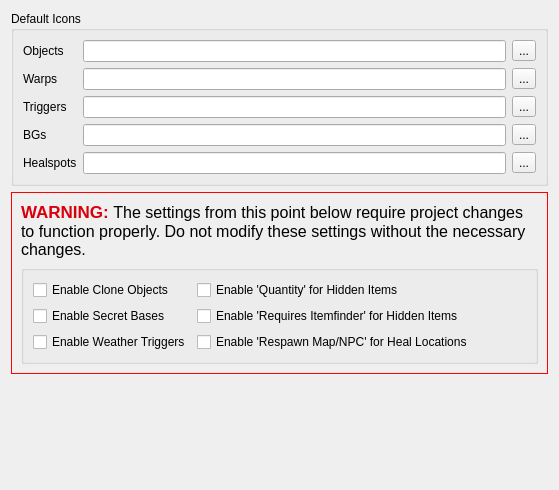
          <widget class="QWidget" name="scrollAreaWidgetContents_EventsTab">
           <property name="geometry">
            <rect>
             <x>0</x>
             <y>0</y>
             <width>559</width>
             <height>490</height>
            </rect>
           </property>
           <layout class="QVBoxLayout" name="verticalLayout_8">
            <item>
             <widget class="QGroupBox" name="groupBox_DefaultIcons">
              <property name="title">
               <string>Default Icons</string>
              </property>
              <layout class="QGridLayout" name="gridLayout_6">
               <item row="2" column="0">
                <widget class="QLabel" name="label_TriggersIcon">
                 <property name="text">
                  <string>Triggers</string>
                 </property>
                </widget>
               </item>
               <item row="1" column="0">
                <widget class="QLabel" name="label_WarpsIcon">
                 <property name="text">
                  <string>Warps</string>
                 </property>
                </widget>
               </item>
               <item row="1" column="1">
                <widget class="QLineEdit" name="lineEdit_WarpsIcon">
                 <property name="toolTip">
                  <string>The icon that will be used to represent Warp events</string>
                 </property>
                 <property name="clearButtonEnabled">
                  <bool>true</bool>
                 </property>
                </widget>
               </item>
               <item row="4" column="1">
                <widget class="QLineEdit" name="lineEdit_HealspotsIcon">
                 <property name="toolTip">
                  <string>The icon that will be used to represent Healspot events</string>
                 </property>
                 <property name="clearButtonEnabled">
                  <bool>true</bool>
                 </property>
                </widget>
               </item>
               <item row="3" column="0">
                <widget class="QLabel" name="label_BGsIcon">
                 <property name="text">
                  <string>BGs</string>
                 </property>
                </widget>
               </item>
               <item row="4" column="0">
                <widget class="QLabel" name="label_HealspotsIcon">
                 <property name="text">
                  <string>Healspots</string>
                 </property>
                </widget>
               </item>
               <item row="0" column="1">
                <widget class="QLineEdit" name="lineEdit_ObjectsIcon">
                 <property name="toolTip">
                  <string>The icon that will be used to represent Object events that don't have their own sprite</string>
                 </property>
                 <property name="clearButtonEnabled">
                  <bool>true</bool>
                 </property>
                </widget>
               </item>
               <item row="0" column="0">
                <widget class="QLabel" name="label_ObjectsIcon">
                 <property name="text">
                  <string>Objects</string>
                 </property>
                </widget>
               </item>
               <item row="2" column="1">
                <widget class="QLineEdit" name="lineEdit_TriggersIcon">
                 <property name="toolTip">
                  <string>The icon that will be used to represent Trigger events</string>
                 </property>
                 <property name="clearButtonEnabled">
                  <bool>true</bool>
                 </property>
                </widget>
               </item>
               <item row="3" column="1">
                <widget class="QLineEdit" name="lineEdit_BGsIcon">
                 <property name="toolTip">
                  <string>The icon that will be used to represent BG events</string>
                 </property>
                 <property name="clearButtonEnabled">
                  <bool>true</bool>
                 </property>
                </widget>
               </item>
               <item row="0" column="2">
                <widget class="QToolButton" name="button_ObjectsIcon">
                 <property name="text">
                  <string>...</string>
                 </property>
                 <property name="icon">
                  <iconset resource="../resources/images.qrc">
                   <normaloff>:/icons/folder.ico</normaloff>:/icons/folder.ico</iconset>
                 </property>
                </widget>
               </item>
               <item row="1" column="2">
                <widget class="QToolButton" name="button_WarpsIcon">
                 <property name="text">
                  <string>...</string>
                 </property>
                 <property name="icon">
                  <iconset resource="../resources/images.qrc">
                   <normaloff>:/icons/folder.ico</normaloff>:/icons/folder.ico</iconset>
                 </property>
                </widget>
               </item>
               <item row="2" column="2">
                <widget class="QToolButton" name="button_TriggersIcon">
                 <property name="text">
                  <string>...</string>
                 </property>
                 <property name="icon">
                  <iconset resource="../resources/images.qrc">
                   <normaloff>:/icons/folder.ico</normaloff>:/icons/folder.ico</iconset>
                 </property>
                </widget>
               </item>
               <item row="3" column="2">
                <widget class="QToolButton" name="button_BGsIcon">
                 <property name="text">
                  <string>...</string>
                 </property>
                 <property name="icon">
                  <iconset resource="../resources/images.qrc">
                   <normaloff>:/icons/folder.ico</normaloff>:/icons/folder.ico</iconset>
                 </property>
                </widget>
               </item>
               <item row="4" column="2">
                <widget class="QToolButton" name="button_HealspotsIcon">
                 <property name="text">
                  <string>...</string>
                 </property>
                 <property name="icon">
                  <iconset resource="../resources/images.qrc">
                   <normaloff>:/icons/folder.ico</normaloff>:/icons/folder.ico</iconset>
                 </property>
                </widget>
               </item>
              </layout>
             </widget>
            </item>
            <item>
             <widget class="QFrame" name="frame_WarningEventsTab">
              <property name="styleSheet">
               <string notr="true">.QFrame { border: 1px solid red; }</string>
              </property>
              <property name="frameShape">
               <enum>QFrame::StyledPanel</enum>
              </property>
              <property name="frameShadow">
               <enum>QFrame::Raised</enum>
              </property>
              <layout class="QVBoxLayout" name="verticalLayout_15">
               <item>
                <widget class="QLabel" name="label_WarningEventsTab">
                 <property name="font">
                  <font>
                   <pointsize>12</pointsize>
                   <weight>75</weight>
                   <bold>true</bold>
                  </font>
                 </property>
                 <property name="text">
                  <string>&lt;html&gt;&lt;head/&gt;&lt;body&gt;&lt;p&gt;&lt;span style=&quot; font-size:13pt; color:#d7000c;&quot;&gt;WARNING:  &lt;/span&gt;&lt;span style=&quot; font-weight:400;&quot;&gt;The settings from this point below require project changes to function properly. Do not modify these settings without the necessary changes. &lt;/span&gt;&lt;/p&gt;&lt;/body&gt;&lt;/html&gt;</string>
                 </property>
                 <property name="wordWrap">
                  <bool>true</bool>
                 </property>
                </widget>
               </item>
               <item>
                <widget class="QGroupBox" name="groupBox_Events">
                 <property name="title">
                  <string/>
                 </property>
                 <layout class="QGridLayout" name="gridLayout_5">
                  <item row="2" column="0">
                   <widget class="QCheckBox" name="checkBox_EnableWeatherTriggers">
                    <property name="text">
                     <string>Enable Weather Triggers</string>
                    </property>
                   </widget>
                  </item>
                  <item row="1" column="0">
                   <widget class="QCheckBox" name="checkBox_EnableSecretBases">
                    <property name="text">
                     <string>Enable Secret Bases</string>
                    </property>
                   </widget>
                  </item>
                  <item row="0" column="0">
                   <widget class="QCheckBox" name="checkBox_EnableCloneObjects">
                    <property name="text">
                     <string>Enable Clone Objects</string>
                    </property>
                   </widget>
                  </item>
                  <item row="1" column="1">
                   <widget class="QCheckBox" name="checkBox_EnableRequiresItemfinder">
                    <property name="text">
                     <string>Enable 'Requires Itemfinder' for Hidden Items</string>
                    </property>
                   </widget>
                  </item>
                  <item row="0" column="1">
                   <widget class="QCheckBox" name="checkBox_EnableQuantity">
                    <property name="text">
                     <string>Enable 'Quantity' for Hidden Items</string>
                    </property>
                   </widget>
                  </item>
                  <item row="2" column="1">
                   <widget class="QCheckBox" name="checkBox_EnableRespawn">
                    <property name="text">
                     <string>Enable 'Respawn Map/NPC' for Heal Locations</string>
                    </property>
                   </widget>
                  </item>
                  <item row="0" column="2">
                   <spacer name="horizontalSpacer_2">
                    <property name="orientation">
                     <enum>Qt::Horizontal</enum>
                    </property>
                    <property name="sizeHint" stdset="0">
                     <size>
                      <width>40</width>
                      <height>20</height>
                     </size>
                    </property>
                   </spacer>
                  </item>
                 </layout>
                </widget>
               </item>
              </layout>
             </widget>
            </item>
            <item>
             <spacer name="verticalSpacer_4">
              <property name="orientation">
               <enum>Qt::Vertical</enum>
              </property>
              <property name="sizeHint" stdset="0">
               <size>
                <width>20</width>
                <height>40</height>
               </size>
              </property>
             </spacer>
            </item>
           </layout>
          </widget>
